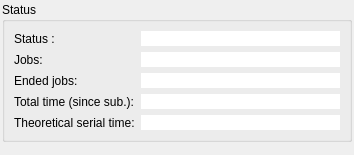
<?xml version="1.0" encoding="UTF-8"?>
<ui version="4.0">
 <class>GroupInfo</class>
 <widget class="QWidget" name="GroupInfo">
  <property name="geometry">
   <rect>
    <x>0</x>
    <y>0</y>
    <width>354</width>
    <height>155</height>
   </rect>
  </property>
  <property name="minimumSize">
   <size>
    <width>354</width>
    <height>0</height>
   </size>
  </property>
  <property name="windowTitle">
   <string>Form</string>
  </property>
  <layout class="QVBoxLayout" name="verticalLayout">
   <property name="margin">
    <number>2</number>
   </property>
   <item>
    <widget class="QGroupBox" name="groupBox_3">
     <property name="maximumSize">
      <size>
       <width>16777215</width>
       <height>140</height>
      </size>
     </property>
     <property name="title">
      <string>Status</string>
     </property>
     <layout class="QFormLayout" name="formLayout">
      <item row="0" column="0">
       <widget class="QLabel" name="label_4">
        <property name="text">
         <string>Status :</string>
        </property>
       </widget>
      </item>
      <item row="0" column="1">
       <widget class="QLineEdit" name="status">
        <property name="frame">
         <bool>false</bool>
        </property>
        <property name="readOnly">
         <bool>true</bool>
        </property>
       </widget>
      </item>
      <item row="1" column="0">
       <widget class="QLabel" name="label_5">
        <property name="text">
         <string>Jobs:</string>
        </property>
       </widget>
      </item>
      <item row="1" column="1">
       <widget class="QLineEdit" name="job_nb">
        <property name="frame">
         <bool>false</bool>
        </property>
        <property name="readOnly">
         <bool>true</bool>
        </property>
       </widget>
      </item>
      <item row="2" column="0">
       <widget class="QLabel" name="label_6">
        <property name="text">
         <string>Ended jobs:</string>
        </property>
       </widget>
      </item>
      <item row="2" column="1">
       <widget class="QLineEdit" name="ended_job_nb">
        <property name="frame">
         <bool>false</bool>
        </property>
        <property name="readOnly">
         <bool>true</bool>
        </property>
       </widget>
      </item>
      <item row="3" column="0">
       <widget class="QLabel" name="label">
        <property name="text">
         <string>Total time (since sub.):</string>
        </property>
       </widget>
      </item>
      <item row="3" column="1">
       <widget class="QLineEdit" name="total_time">
        <property name="frame">
         <bool>false</bool>
        </property>
        <property name="readOnly">
         <bool>true</bool>
        </property>
       </widget>
      </item>
      <item row="4" column="0">
       <widget class="QLabel" name="label_9">
        <property name="text">
         <string>Theoretical serial time:</string>
        </property>
       </widget>
      </item>
      <item row="4" column="1">
       <widget class="QLineEdit" name="theoretical_serial_time">
        <property name="frame">
         <bool>false</bool>
        </property>
        <property name="readOnly">
         <bool>true</bool>
        </property>
       </widget>
      </item>
     </layout>
    </widget>
   </item>
   <item>
    <spacer name="verticalSpacer">
     <property name="orientation">
      <enum>Qt::Vertical</enum>
     </property>
     <property name="sizeHint" stdset="0">
      <size>
       <width>20</width>
       <height>22</height>
      </size>
     </property>
    </spacer>
   </item>
  </layout>
 </widget>
 <resources/>
 <connections/>
</ui>
